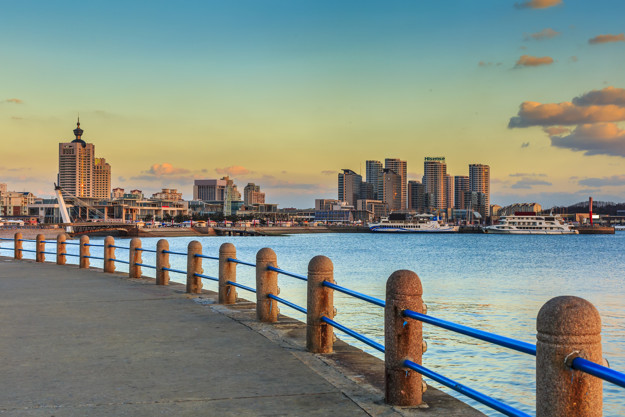
#> input picture Img3.jpg, 625 x 417 px, found by its file name
$ python Rascunho.py
#> lines starting #> are read from the running program, lines starting #| are printed output that depends on the picture; long printed decimals are rounded
""" Rascunho de processamento de Imagens"""

import cv2
import numpy as np
import matplotlib.pyplot as plt


img = cv2.imread('Img3.jpg',0)
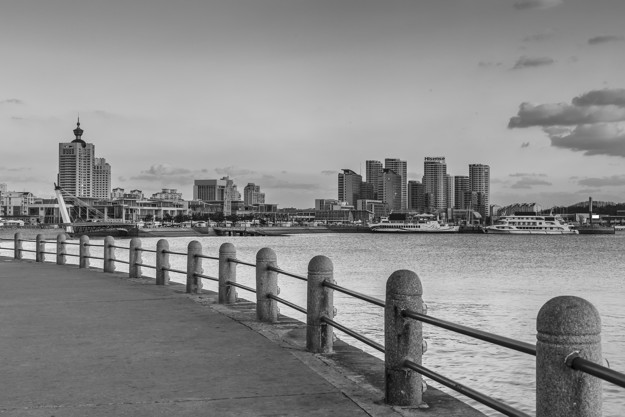
#> img: shape (417, 625); min 0, max 255, mean 138.1
img=img.astype('int')
im1=np.zeros([500,500])

im1[0:250,0:250]=100
im1[251:500,0:250]=50
im1[0:250,251:500]=200
im1[251:500,251:500]=250


im1[0:2,0:2]=100
im1[2:5,0:2]=50
im1[0:2,2:5]=200
im1[2:5,2:5]=250

im_nova = np.zeros(np.shape(im1))
im_aux = np.zeros(np.shape(im1))
im_res=np.zeros(np.shape(im1))


a = len(im1)
b = len(im1[0])
'''
#======================================Translação==============================
#     MÉTODO1

a1 = 200
b1 =200


for j in range(b):
   if j+b1 <= b:
       im_aux[:,j] = im1[:,j+b1-1]
   if j+b1 <=0:
      im_aux[:,j] = 0

for i in range(a):
   if i+a1 <= a:
      im_res[i,:] = im_aux[i+a1-1,:]
   if i+a1 <=0:
      im_res[i,:] = 0
 '''
#  Método 2
'''
a1 =200
b1 =200

for i in range(a):
   for j in range(b):
      x=i+a1
      y=j+b1
      if x<a and y<b:
        im_res[x,y] = im1[i,j]
      if x<=0 or y<=0:
         im_res[i,j] = 0


#======================================Escalonamento===========================

sx=10
sy=0.6
 #     MÉTODO 1
for j in range(b):
   if j*sy <= b:
       im_aux[:,j] = im1[:,j*sy-1]
   if j*sy <=0:
      im_aux[:,j] = 0

for i in range(a):
   if i*sx <= a:
      im_nova[i,:] = im_aux[i*sx-1,:]
   if i*sx <=0:
      im_nova[i,:] = 0

'''
'''
 #Método 2
#Escalonamento em relação ao centro da imagem, ou ponto qualquer
p1=a
p2=b

a1 = int(-p1/2+p1/(2*sx))
b1 = int(-p2/2+p2/(sy*2))

for i in range(a-1):
   for j in range(b-1):
      x=(i+a1)*sx
      y=(j+b1)*sy
      if -a<x<a and -b<y<b:
         im_res[i,j] = im1[int(x),int(y)]
      if x<=0 or y<=0:
         im_res[i,j] = 0
'''

#===========================================rotação===========================

'''      MÉTODO 1

x=0
y=0
graus=5
theta=(3.14/180)*graus #rad

for j in range(b):
   for i in range(a):
      x= i*np.cos(theta)-j*np.sin(theta)
      y= i*np.sin(theta)+j*np.cos(theta)
      if x<a and y<b:
        im_res[i,j]= im1[int(np.floor(x)),int(np.floor(y))]
      if x<=0 or y<=0:
         im_res[i,j] = 0

 # Método 2
sx=1
sy=1

p1=a #coordenada de rotação para o eixo x
p2=b #coordenada de rotação para o eixo y

a1 = int(-p1/(2*sx))
b1 = int(-p2/(sy*2))
#a1=0
#b1=0

x=0
y=0
graus=30
theta=(3.14/180)*graus #rad

for j in range(b):
   for i in range(a):
      x= (i+a1)*np.cos(theta)-(j+b1)*np.sin(theta)-a1
      y= (i+a1)*np.sin(theta)+(j+b1)*np.cos(theta)-b1
      if -a<x<a and -b<y<b:
        im_res[i,j]= im1[int(np.floor(x)),int(np.floor(y))]
      if x<=0 or y<=0:
         im_res[i,j] = 0


#======================================Detecção de Borda===============================================================================================================

img=img.astype('int')

a1=len(img)  #largura
a2=len(img[0])  #altura

Dx = np.empty((a1, a2))
Dx = Dx.astype(int)

Dy = np.empty((a1, a2))
Dy = Dy.astype(int)


for i in range(a1-1):
   for p in range(a2-1):
      if p+1<=a2:
         Dx[i, p] = img[i, p] - img[i, p + 1]


for p in range(a2-1):
   for i in range(a1-1):
      if i+1<=a1:
         Dy[i, p] = img[i, p] - img[i+1, p]


M = np.sqrt(Dx ** 2 + Dy ** 2)


M_max = M.max()

M[M<M_max/4]=0


M1 = M * (255 / M_max)

im_res = M1
'''

hist=np.zeros([255])
for i in range(255):
   hist[i]=sum(sum(img==i))
#> after the loop, hist = 255 values, max 4635 at index 177, min 0 at index 1, mean 1022

n=a*b

hist=hist/n
#> hist = 255 values, max 0.0185 at index 177, min 0 at index 1, mean 0.00409
a=sum(hist)
#> a = 1.04
print(a)
#| 1.042
plt.plot(hist)
plt.show()
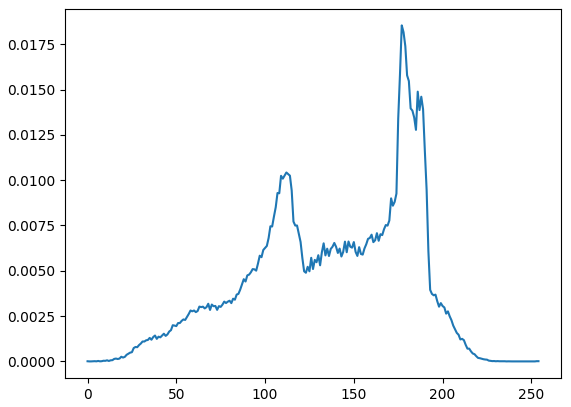
#> figure drawn by matplotlib, 1 panel; curve peaks at x = 177, y = 0.0185

#===================================Visualizar Imagens===========================
#im_aux=im_aux.astype('uint8')
im_res=im_res.astype('uint8')
#im1=im1.astype('uint8')
#cv2.imshow('img1 teste',im1)
#cv2.imshow('img_aux teste',im_aux)
cv2.imshow('img_nova teste',im_res)
cv2.waitKey(0)
cv2.destroyAllWindows()

$ run again, with Img1.jpg copied over Img3.jpg
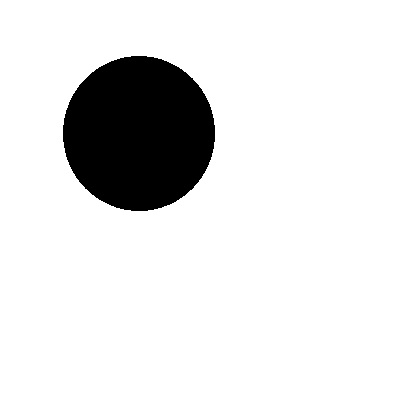
#> input picture Img1.jpg, 400 x 400 px, found by its file name
#> img is the input picture: shape (400, 400); min 0, max 255, mean 225.5
#> `img=img.astype('int')`:
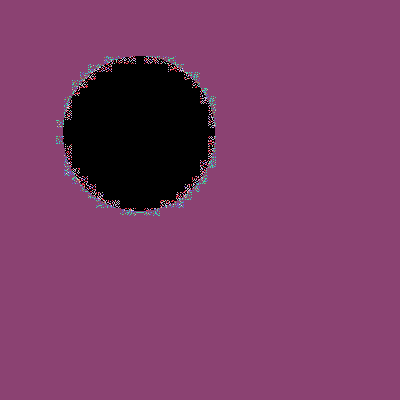
#> img: shape (400, 400) int64; 17 distinct labels, from 0 to 255; one colour per label, 0 black
#> after the loop `for i in range(255):`: hist = 255 values, max 17557 at index 0, min 0 at index 8, mean 75.87
#> `hist=hist/n`: hist = 255 values, max 0.0702 at index 0, min 0 at index 8, mean 0.000303
#> a = 0.0774
#| 0.07739
#> `plt.show()`:
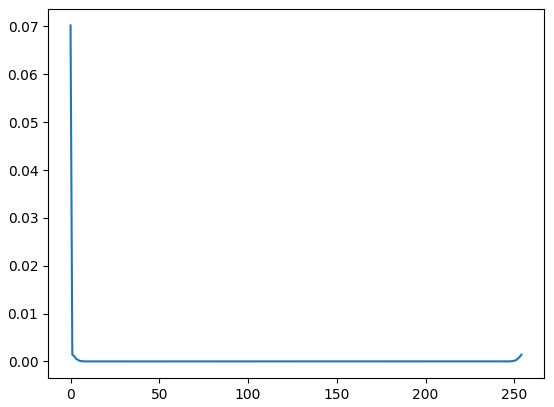
#> figure drawn by matplotlib, 1 panel; curve peaks at x = 0, y = 0.0702

$ run again, with Img10.jpg copied over Img3.jpg
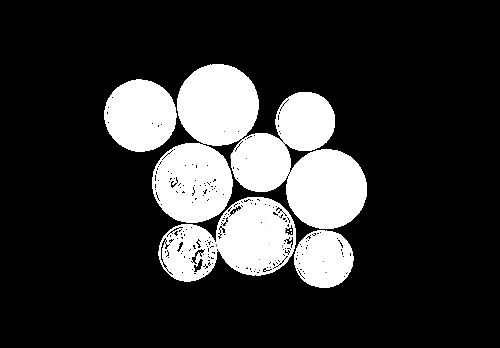
#> input picture Img10.jpg, 500 x 348 px, found by its file name
#> img is the input picture: shape (348, 500); min 0, max 255, mean 50.8
#> `img=img.astype('int')`:
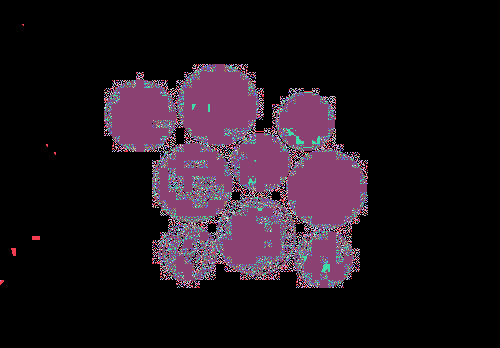
#> img: shape (348, 500) int64; 80 distinct labels, from 0 to 255; one colour per label, 0 black
#> after the loop `for i in range(255):`: hist = 255 values, max 135337 at index 0, min 0 at index 13, mean 574.6
#> `hist=hist/n`: hist = 255 values, max 0.541 at index 0, min 0 at index 13, mean 0.0023
#> a = 0.586
#| 0.5861
#> `plt.show()`:
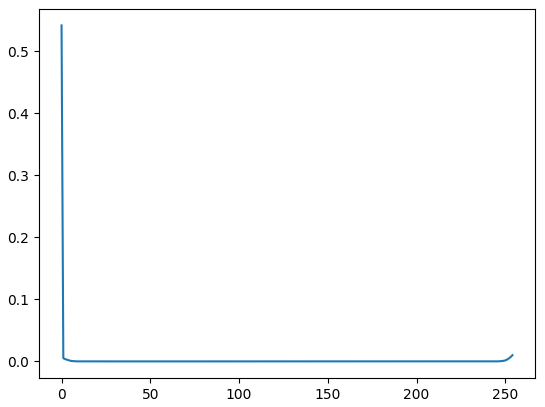
#> figure drawn by matplotlib, 1 panel; curve peaks at x = 0, y = 0.541

$ run again, with Img11.jpg copied over Img3.jpg
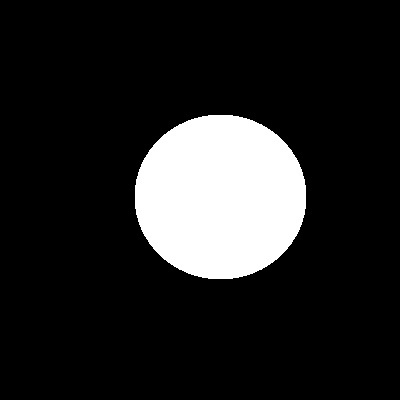
#> input picture Img11.jpg, 400 x 400 px, found by its file name
#> img is the input picture: shape (400, 400); min 0, max 255, mean 35.5
#> `img=img.astype('int')`:
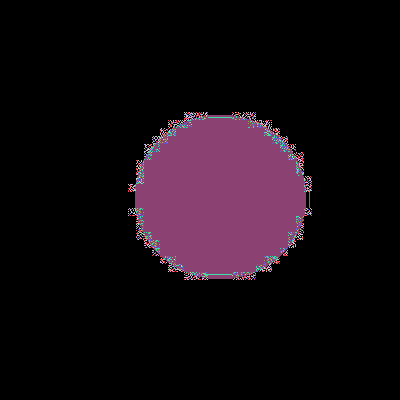
#> img: shape (400, 400) int64; 22 distinct labels, from 0 to 255; one colour per label, 0 black
#> after the loop `for i in range(255):`: hist = 255 values, max 136637 at index 0, min 0 at index 11, mean 544.8
#> `hist=hist/n`: hist = 255 values, max 0.547 at index 0, min 0 at index 11, mean 0.00218
#> a = 0.556
#| 0.5557
#> `plt.show()`:
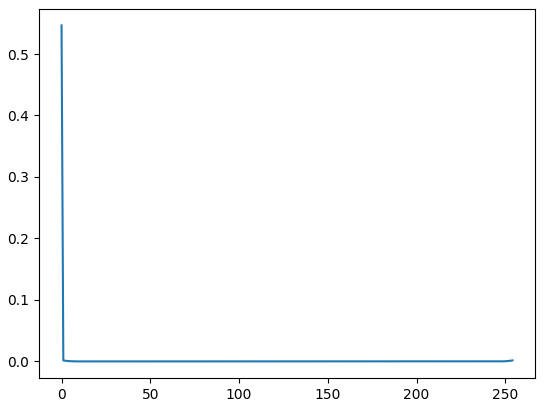
#> figure drawn by matplotlib, 1 panel; curve peaks at x = 0, y = 0.547
